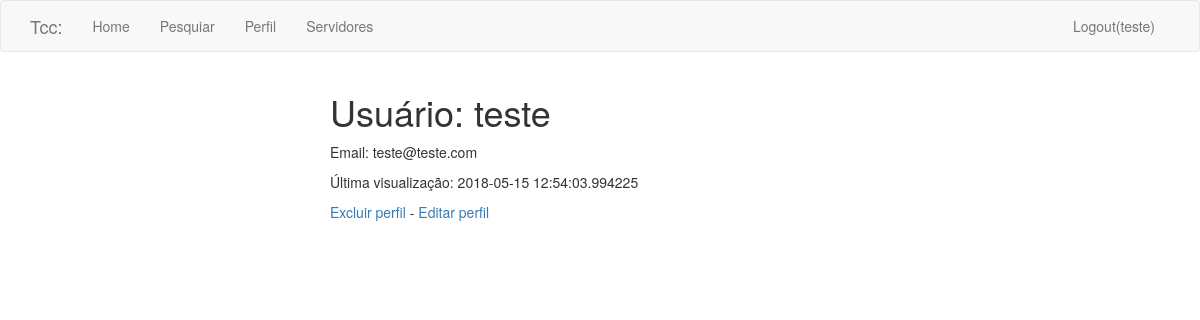
/usuario/teste (signed in), run on an earlier commit of the app's database.
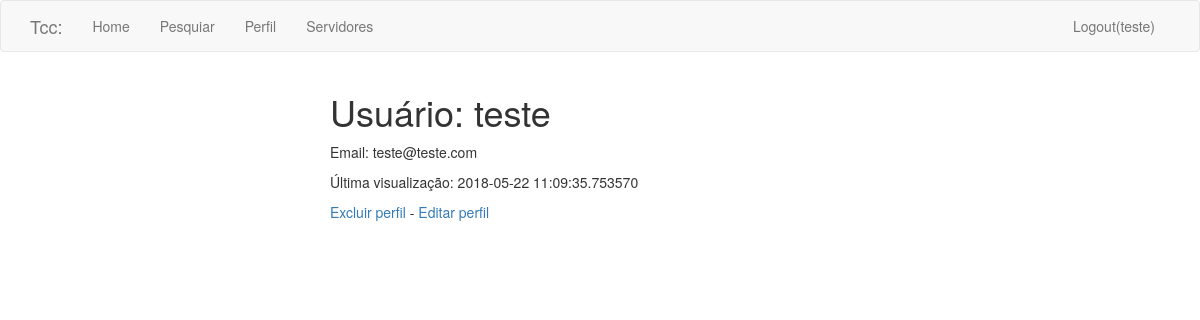
And on a later commit of the database.
### app/models.py (models this page shows, shortened)
class Usuario(UserMixin, db.Model):
    id = db.Column(db.Integer, primary_key=True)
    nome = db.Column(db.String(64), index=True, unique=True)
    email = db.Column(db.String(120), index=True, unique=True)
    password_hash = db.Column(db.String(128))
    last_seen = db.Column(db.DateTime, default=datetime.utcnow)
    resultados = db.relationship('Dados', backref='autor_usuario',
                                 lazy='dynamic')
    rel_servidor = db.relationship('Servidor', backref='rel_usuario',
                                   lazy='dynamic')

### app/routes.py (the view)
@app.route('/usuario/<username>')
@login_required
def user(username):
    user = Usuario.query.filter_by(nome=username).first_or_404()
    dados = Dados.query.filter_by(usuario_id=current_user.id)
    servidores = Servidor.query.filter_by(usuario_id=current_user.id)
    return render_template('user.html', title='Perfil de usuário',
                           user=user, dados=dados, servidores=servidores)

### app/models.py (called while the page is built)
@login.user_loader
def load_user(id):
    return Usuario.query.get(int(id))

### app/routes.py (called while the page is built)
@app.before_request
def before_request():
    if current_user.is_authenticated:
        current_user.last_seen = datetime.utcnow()
        db.session.commit()

### app/templates/user.html
{% extends "base.html" %}
{% block app_content %}
<div class="col-md-3">
</div>
<div class="col-md-6">
    <h1>Usuário: {{ user.nome }}</h1>
    <p>Email: {{ user.email }}</p>
    {% if user.last_seen %}
    <p>Última visualização: {{ user.last_seen }}</p>
    {% endif %}
    <a href="{{ url_for('deletar') }}">Excluir perfil</a>   -
    {% if user == current_user %}
    <a href="{{ url_for('edit_profile') }}">Editar perfil</a>
    {% endif %}
</div>
<div class="col-md-3">
</div>
{% endblock %}

### app/templates/base.html (shortened to what this page needs)
{% extends 'bootstrap/base.html' %}
{% block navbar %}
<nav class="navbar navbar-default">
    <div class="container">
        <div class="navbar-header">
        <a class="navbar-brand" href="{{ url_for('index') }}">Tcc:</a>
    </div>
    <div class="collapse navbar-collapse" id="bs-example-navbar-collapse-1">
        <ul class="nav navbar-nav">
            <li><a href="{{ url_for('index') }}">Home</a></li>
            {% if current_user.is_anonymous %}
                <li><a href="{{ url_for('login') }}">Login</a></li>
            {% else %}
                <li><a href="{{ url_for('servidor') }}">Pesquiar</a></li>
                <li><a href="{{ url_for('user', username=current_user.nome) }}">Perfil</a></li>
                <li><a href="{{ url_for('ver_servidor', username=current_user.nome) }}">Servidores</a></li>
            {% endif %}
        </ul>
        <ul class="nav navbar-nav navbar-right">
        {% if current_user.is_anonymous %}
        {% else %}
            <li><a href="{{ url_for('logout') }}">Logout({{ current_user.nome }})</a></li>
        {% endif %}
        </ul>
        </div>
    </div>
</nav>
{% endblock %}
{% block content %}
    <div class="container">
        {% block app_content %}{% endblock %}
    </div>
{% endblock %}

What changed in the data, as far as the page shows it:
changed Usuario "teste": last_seen "2018-05-15 12:54:03.994225" → "2018-05-22 11:09:35.753570"
